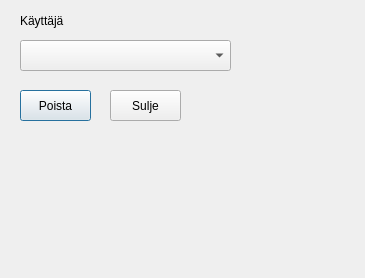
<?xml version="1.0" encoding="UTF-8"?>
<ui version="4.0">
 <class>Dialog</class>
 <widget class="QDialog" name="Dialog">
  <property name="geometry">
   <rect>
    <x>0</x>
    <y>0</y>
    <width>365</width>
    <height>278</height>
   </rect>
  </property>
  <property name="windowTitle">
   <string>Dialog</string>
  </property>
  <widget class="QComboBox" name="userComboBox">
   <property name="geometry">
    <rect>
     <x>20</x>
     <y>40</y>
     <width>211</width>
     <height>31</height>
    </rect>
   </property>
  </widget>
  <widget class="QLabel" name="userLabel">
   <property name="geometry">
    <rect>
     <x>20</x>
     <y>10</y>
     <width>101</width>
     <height>21</height>
    </rect>
   </property>
   <property name="text">
    <string>Käyttäjä</string>
   </property>
  </widget>
  <widget class="QPushButton" name="removePushButton">
   <property name="geometry">
    <rect>
     <x>20</x>
     <y>90</y>
     <width>71</width>
     <height>31</height>
    </rect>
   </property>
   <property name="text">
    <string>Poista</string>
   </property>
  </widget>
  <widget class="QPushButton" name="closePushButton_2">
   <property name="geometry">
    <rect>
     <x>110</x>
     <y>90</y>
     <width>71</width>
     <height>31</height>
    </rect>
   </property>
   <property name="text">
    <string>Sulje</string>
   </property>
  </widget>
 </widget>
 <resources/>
 <connections/>
</ui>
